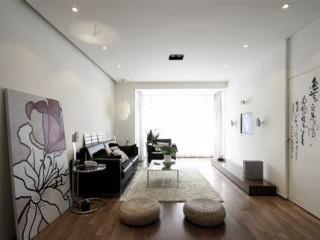
#> input picture cam/managed_components/espressif__esp32-camera/test/pictures/test_inside.jpeg, 320 x 240 px
$ python outline.py --image ../cam/managed_components/espressif__esp32-camera/test/pictures/test_inside.jpeg
#> lines starting #> are read from the running program, lines starting #| are printed output that depends on the picture
#> in main, image is the input picture: shape (240, 320, 3); mean B, G, R 145.6, 151.5, 156.3
#!/usr/bin/env python3
"""Extract outlines from CAM2 USB frames or a saved image using Canny edges."""

import argparse
from dataclasses import dataclass
import logging
from pathlib import Path
import struct
import threading
import time


HEADER = struct.Struct("<IB3xIIHHQ")
MAGIC = b"CAM2"
MAX_JPEG_SIZE = 1024 * 1024
FRAME_TIMEOUT = 6.0


@dataclass(frozen=True)
class Frame:
    camera_id: int
    frame_id: int
    width: int
    height: int
    timestamp_us: int
    jpeg: bytes


class FrameParser:
    """Incremental parser; USB reads need not match frame boundaries."""

    def __init__(self):
        self.buffer = bytearray()
        self.started = None

    # [68 lines left out: functions feed, receive_frames, not called in this run]


def extract_outline(image, cv2, low=50, high=150):
    """Return a white-on-black outline at the original image resolution."""
#> called with low = 50, high = 150
    gray = cv2.cvtColor(image, cv2.COLOR_BGR2GRAY)
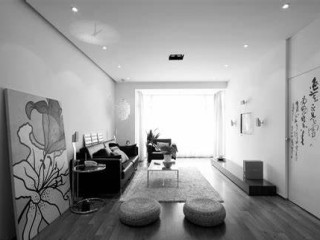
#> gray: shape (240, 320); min 0, max 255, mean 152.3
    blurred = cv2.GaussianBlur(gray, (5, 5), 0)
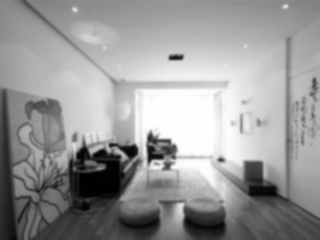
#> blurred: shape (240, 320); min 1, max 255, mean 152.3
    return cv2.Canny(blurred, low, high)
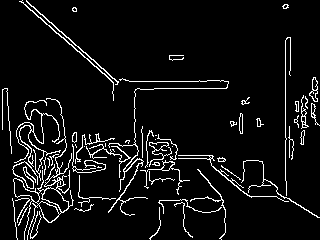
#> returned value: shape (240, 320); 6.7% white in thin lines or dots


def save_outline(path, outline, cv2):
    if not cv2.imwrite(str(path), outline):
        raise OSError(f"Could not write outline: {path}")


def main():
    args_parser = argparse.ArgumentParser(description=__doc__)
    args_parser.add_argument("--port", help="Native USB port, e.g. /dev/ttyACM0 or COM5")
    args_parser.add_argument("--list-ports", action="store_true", help="List ports and exit")
    args_parser.add_argument("--baudrate", type=int, default=115200,
                             help="CDC line setting (native USB speed is independent of baudrate)")
    args_parser.add_argument("--image", type=Path, help="Extract a saved image instead of USB frames")
    args_parser.add_argument("--output", type=Path, help="Output image path (requires --image)")
    args_parser.add_argument("--low", type=int, default=50, help="Canny low threshold (default: 50)")
    args_parser.add_argument("--high", type=int, default=150, help="Canny high threshold (default: 150)")
    args = args_parser.parse_args()
    if not 0 <= args.low < args.high <= 255:
        args_parser.error("thresholds must satisfy 0 <= --low < --high <= 255")
    if args.output and not args.image:
        args_parser.error("--output requires --image")
    if args.image:
        try:
            import cv2
        except ImportError:
            args_parser.exit(1, "Install dependencies: python -m pip install -r requirements-viewer.txt\n")
        image = cv2.imread(str(args.image))
        if image is None:
            args_parser.error(f"Cannot read image: {args.image}")
        output = args.output or args.image.with_name(args.image.stem + "_outline.png")
        try:
            save_outline(output, extract_outline(image, cv2, args.low, args.high), cv2)
        except (OSError, cv2.error) as error:
            args_parser.exit(1, f"{error}\n")
        print(f"Saved outline: {output}")
        return
    try:
        import serial
        from serial.tools import list_ports
    except ImportError:
        args_parser.exit(1, "Install dependencies: python -m pip install -r requirements-viewer.txt\n")
    if args.list_ports:
        for port in list_ports.comports():
            print(f"{port.device}: {port.description}")
        return
    if not args.port:
        args_parser.error("--port is required; use --list-ports to find the native USB port")
    try:
        import cv2
        import numpy as np
    except ImportError:
        args_parser.exit(1, "Install dependencies: python -m pip install -r requirements-viewer.txt\n")

    logging.basicConfig(level=logging.INFO, format="%(asctime)s %(levelname)s: %(message)s")
    stop = threading.Event()
    lock = threading.Lock()
    latest = {}
    worker = threading.Thread(target=receive_frames,
                              args=(args.port, args.baudrate, stop, latest, lock, serial, cv2, np),
                              daemon=True)
    title = "ESP32-S3 OUTLINE | LEFT / RIGHT | S: save | Q or ESC: quit"
    try:
        cv2.namedWindow(title, cv2.WINDOW_NORMAL)
        worker.start()
        while True:
            outlines = {}
            with lock:
                snapshot = latest.copy()
            canvas = np.zeros((520, 1280, 3), dtype=np.uint8)
            now = time.monotonic()
            for camera_id, name in enumerate(("LEFT", "RIGHT")):
                x = camera_id * 640
                item = snapshot.get(camera_id)
                label = f"{name}: waiting for frames"
                if item is not None:
                    image, frame_id, received_at = item
                    # Mount correction from original: LEFT 90 degrees CW, RIGHT 90 degrees CCW.
                    rotation = (cv2.ROTATE_90_CLOCKWISE if camera_id == 0
                                else cv2.ROTATE_90_COUNTERCLOCKWISE)
                    image = cv2.rotate(image, rotation)

                    outline = extract_outline(image, cv2, args.low, args.high)
                    outlines[camera_id] = outline
                    image = cv2.cvtColor(outline, cv2.COLOR_GRAY2BGR)

                    height, width = image.shape[:2]
                    scale = min(640 / width, 480 / height)
                    resized = cv2.resize(image, (max(1, round(width * scale)),
                                                max(1, round(height * scale))))
                    h, w = resized.shape[:2]
                    left, top = x + (640 - w) // 2, 40 + (480 - h) // 2
                    canvas[top:top + h, left:left + w] = resized
                    age = now - received_at
                    label = f"{name}: frame {frame_id}  {width}x{height}"
                    if age > 2:
                        label += f"  STALE {age:.1f}s"
                cv2.putText(canvas, label, (x + 12, 27), cv2.FONT_HERSHEY_SIMPLEX,
                            0.55, (0, 220, 255), 1, cv2.LINE_AA)
            cv2.imshow(title, canvas)
            key = cv2.waitKey(15) & 0xFF
            if key in (27, ord("q"), ord("Q")) or cv2.getWindowProperty(title, cv2.WND_PROP_VISIBLE) < 1:
                break
            if key in (ord("s"), ord("S")):
                for camera_id, outline in outlines.items():
                    output = Path(("L_outline.png", "R_outline.png")[camera_id])
                    save_outline(output, outline, cv2)
                    logging.info("Saved outline: %s", output)
    except KeyboardInterrupt:
        pass
    except (cv2.error, OSError) as error:
        logging.error("OpenCV display failed (a desktop GUI and opencv-python are required): %s", error)
    finally:
        stop.set()
        if worker.is_alive():
            worker.join(timeout=2)
        cv2.destroyAllWindows()


if __name__ == "__main__":
    main()
